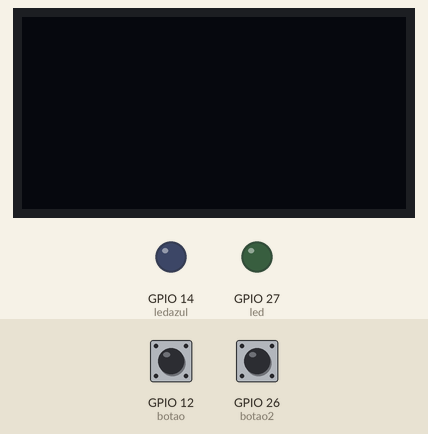
Simulated run of this program. Board: ESP32 board running MicroPython. On the bench: 128×64 one-colour display, output pins drawn as LEDs (lit = HIGH). Wiring (from the project's diagram.json): green button on GPIO 12, blue LED on GPIO 14, blue button on GPIO 26, green LED on GPIO 27. Dashed ring = blinking. Inputs (shaded band) come from the test bench; at power-on: GPIO 12 (botao) HIGH, GPIO 26 (botao2) HIGH. Library files of the repository ran but are not shown: ssd1306.py.

Above: at 1.2 s.
1.3 s: GPIO 12 (botao) pulled LOW for 0.15 s
At 2.3 s:
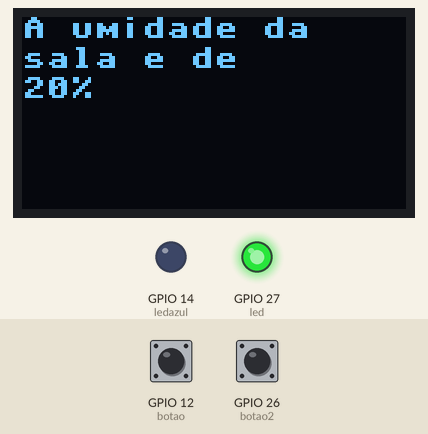
2.9 s: GPIO 26 (botao2) pulled LOW for 0.15 s
At 3.6 s:
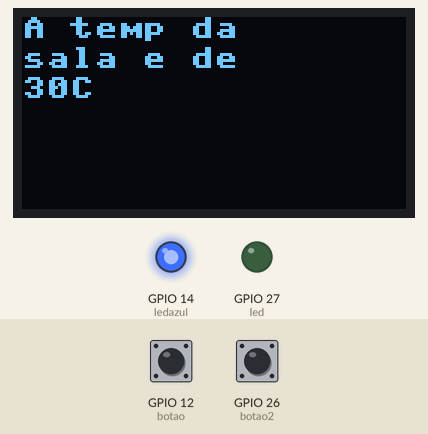
4.5 s: GPIO 12 (botao) pulled LOW for 1 s
At 6.0 s:
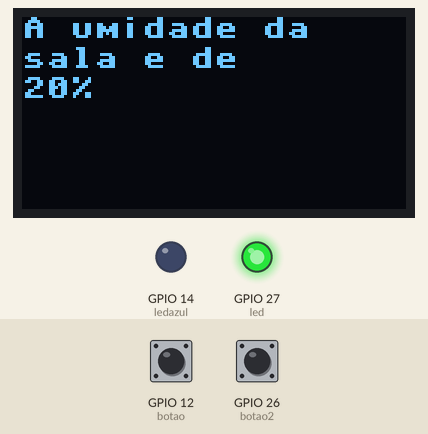
7.0 s: GPIO 26 (botao2) pulled LOW for 1 s
At 7.9 s:
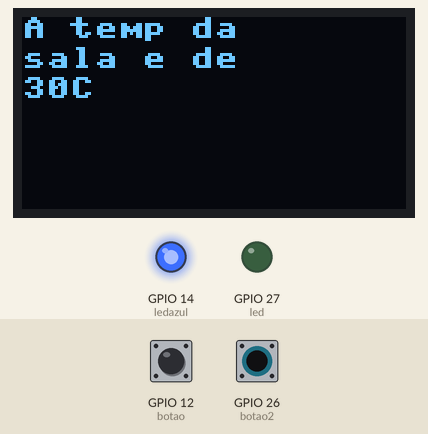
9.5 s: GPIO 12 (botao) driven LOW and GPIO 26 (botao2) driven LOW
At 10.4 s:
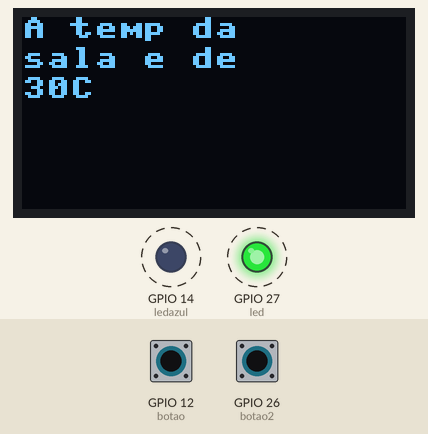
12.5 s: GPIO 26 (botao2) driven HIGH
At 13.7 s:
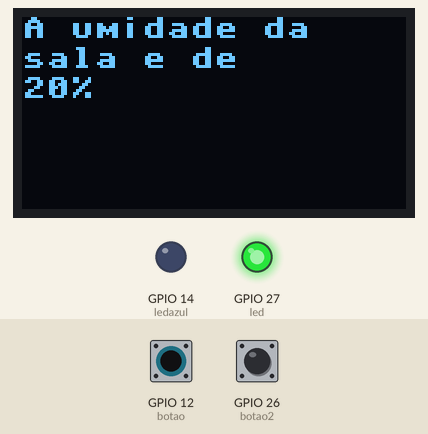
Timing chart, 0 to 15.0 s (numbered marks = the images above; inputs shaded):
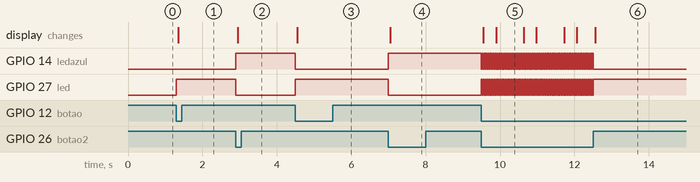

The program:

main.py
```python
import machine
from machine import Pin, I2C
import ssd1306

i2c = I2C(0, scl=Pin(22), sda=Pin(21))
botao = machine.Pin(12, machine.Pin.IN, machine.Pin.PULL_UP)
botao2 = machine.Pin(26, machine.Pin.IN, machine.Pin.PULL_UP)
led = machine.Pin(27, machine.Pin.OUT)
ledazul = machine.Pin(14, machine.Pin.OUT)

largura = 128
altura = 64
tela = ssd1306.SSD1306_I2C(largura, altura, i2c)

while True:

    estado = botao.value()
    if estado == 0:
      led.value(1)
      ledazul.value(0)
      tela.text('A umidade da', 0, 0)
      tela.text('sala e de', 0, 10)
      tela.text('20%', 0, 20)
      tela.show()
      tela.fill(0)

    estadoo = botao2.value()
    if estadoo == 0:
      ledazul.value(1)
      led.value(0)
      tela.text('A temp da', 0, 0)
      tela.text('sala e de', 0, 10)
      tela.text('30C', 0, 20)
      tela.show()
      tela.fill(0)
```

Measured:
- after the input at 1.3 s, GPIO 27 (led): LOW → HIGH at once; the display: changes after 0.05 s (image 1)
- after the input at 2.9 s, GPIO 14 (ledazul): LOW → HIGH at once; GPIO 27 (led): HIGH → LOW at once; the display: changes after 0.05 s (image 2)
- after the input at 4.5 s, GPIO 14 (ledazul): HIGH → LOW at once; GPIO 27 (led): LOW → HIGH at once; the display: changes after 0.05 s (image 3)
- after the input at 7.0 s, GPIO 14 (ledazul): LOW → HIGH at once; GPIO 27 (led): HIGH → LOW at once; the display: changes after 0.05 s (image 4)
- after the input at 9.5 s, GPIO 14 (ledazul), GPIO 27 (led): alternates HIGH for 0.02 s and LOW for 0.02 s, starting at once; the display: first changes after 0.05 s (image 5 shows a later state)
- after the input at 12.5 s, GPIO 14 (ledazul): goes on until 12.5 s, then stays LOW; GPIO 27 (led): goes on until 12.5 s, then stays HIGH
